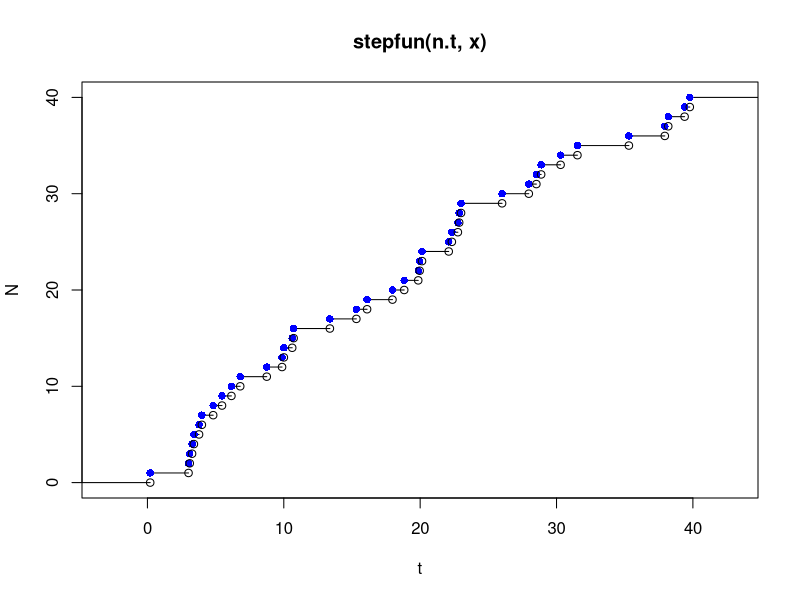
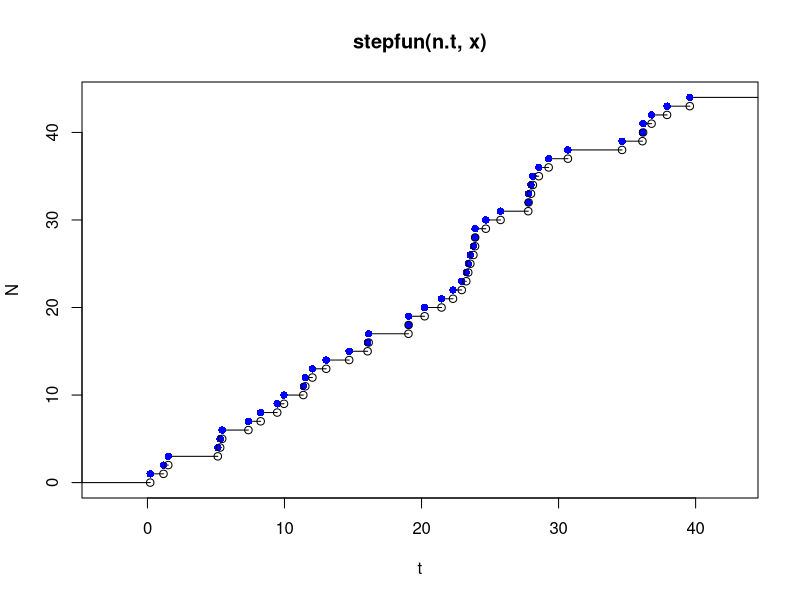
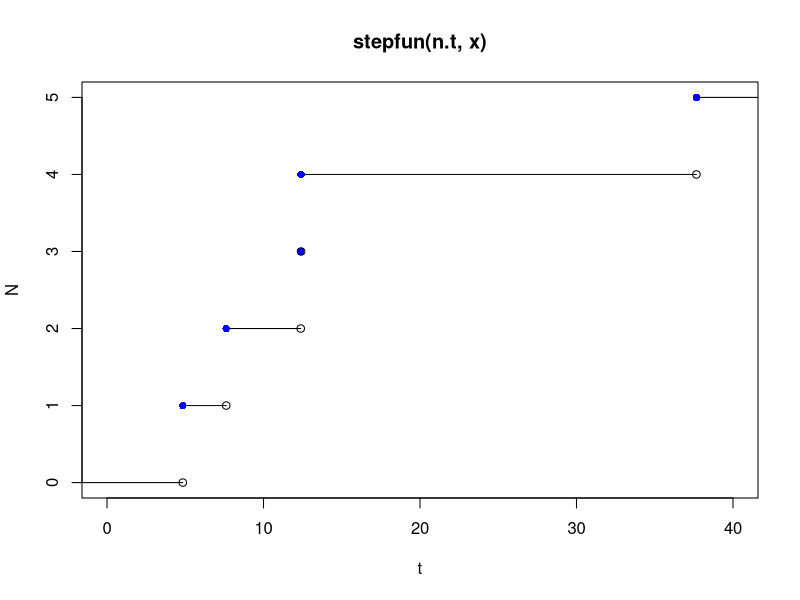
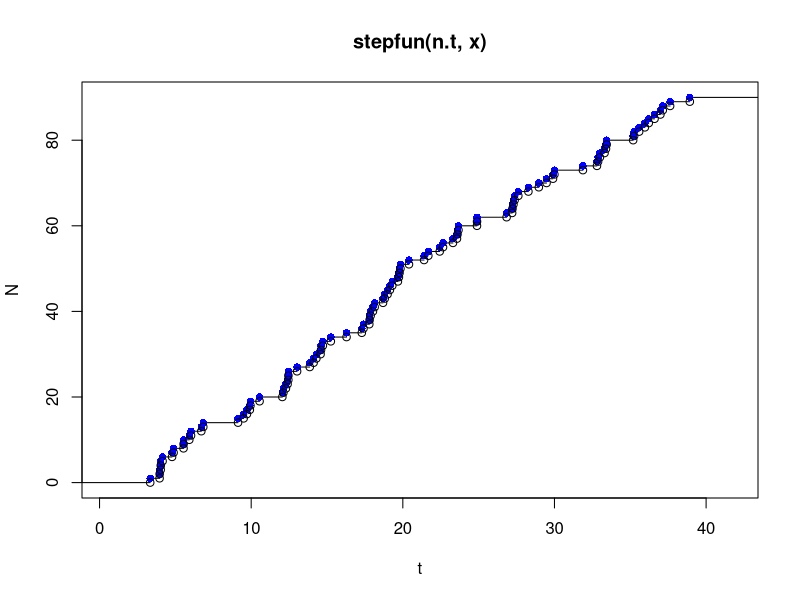
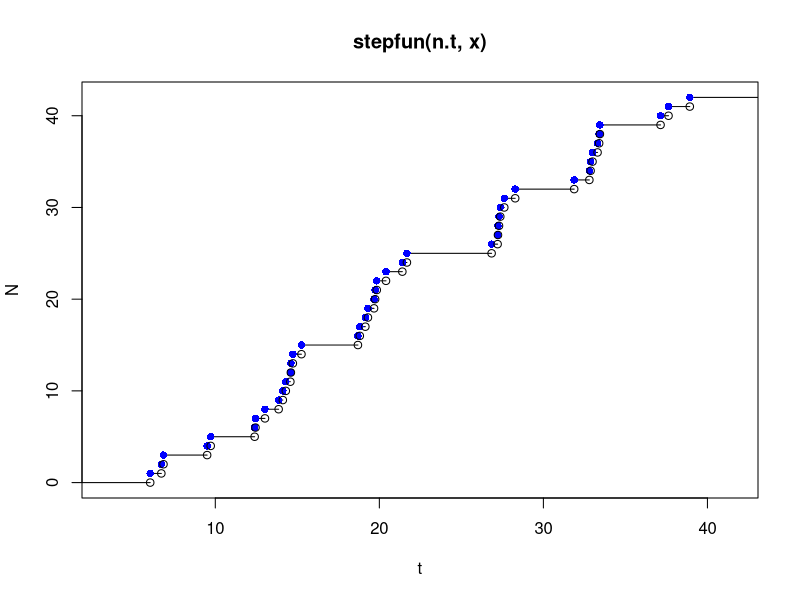
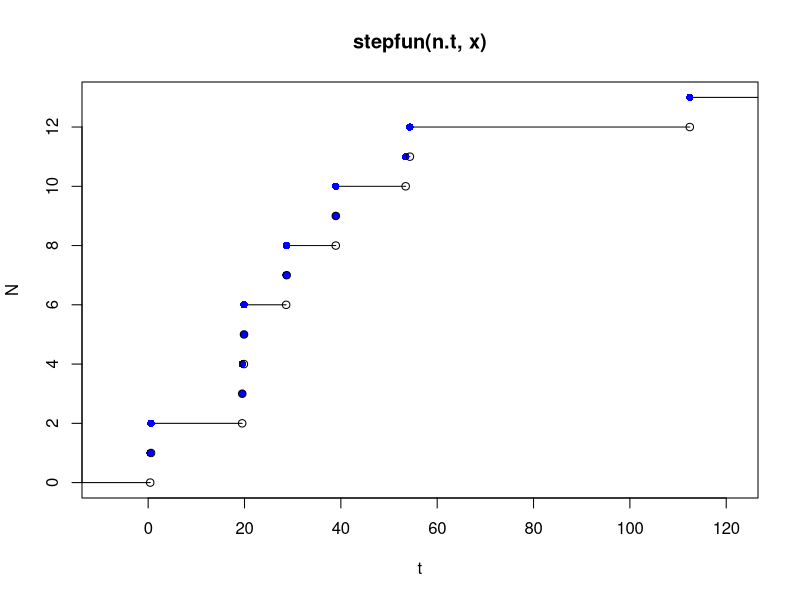
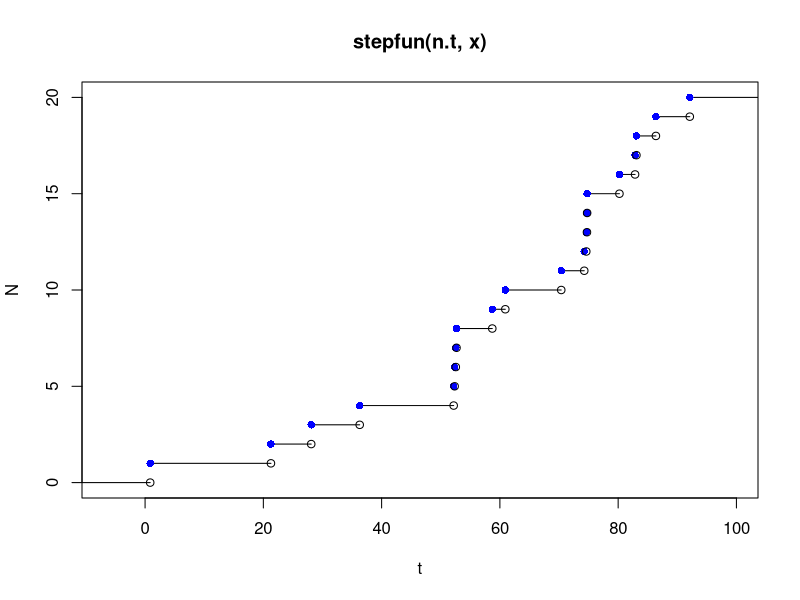

Write R code to recreate these figures, in order.
#
###
####### exponential spacings for homogeneous Poisson process
###
#
lambda <- 1
maxTime <- 40
nPoints <- 2*lambda*maxTime
n.t <- cumsum(rexp(nPoints,rate=lambda))
n.t <- n.t[n.t<40]
x   <- 0:length(n.t)
cat(length(x)-1,"\n")

plot(stepfun(n.t, x), xlab="t", ylab="N",
     do.points = TRUE,pch = 16,col.points = "blue",verticals = FALSE)
points(n.t, x[-length(x)], pch = 1)


#
###
####### another method for sampling homogeneous Poisson process
###
#
lambda <- 1
maxTime <- 40
nPoints <- rpois(n=1,lambda = lambda*maxTime)
nPoints
n.t <- sort(runif(n=nPoints)*maxTime)
x   <- 0:length(n.t)
plot(stepfun(n.t, x), xlab="t", ylab="N",
     do.points = TRUE,pch = 16,col.points = "blue",verticals = FALSE)
points(n.t, x[-length(x)], pch = 1)

#
###
#######
###
#
lambda <- function(x) {
  y <- 1/x 
  return(y)
}

Lambda <- function(x) {
  y <- log(x)
  return(y)
}

Lambda_inv <- function(y) {
  x <- exp(y) 
  return(x)
}

maxTime <- 40
nPoints <- 100
y.t <- cumsum(rexp(nPoints,rate=1))
n.t <- Lambda_inv(y.t)
n.t <- n.t[n.t<40]
x   <- 0:length(n.t)
cat(length(x)-1,"\n")

plot(stepfun(n.t, x), xlab="t", ylab="N",
     do.points = TRUE,pch = 16,col.points = "blue",verticals = FALSE,
     xlim = c(0,40))
points(n.t, x[-length(x)], pch = 1)

#
###
####### thinning
###
#

lambda_fun <- function(x) {
  y <- sin(x) + 1 
  return(y)
}

# sample homogeneous Poisson process with lambda>lambda(x)
lambda <- 2
maxTime <- 40
nPoints <- rpois(n=1,lambda = lambda*maxTime)
nPoints
n.t <- sort(runif(n=nPoints)*maxTime)
x   <- 0:length(n.t)
plot(stepfun(n.t, x), xlab="t", ylab="N",
     do.points = TRUE,pch = 16,col.points = "blue",verticals = FALSE)
points(n.t, x[-length(x)], pch = 1)

# rejection portion
n.t2 <- vector()
for(i in 1:nPoints) {
  u <- runif(1)
  if(u<lambda_fun(n.t[i])/lambda) {
    n.t2 <- c(n.t2,n.t[i])
  }
}
n.t <- n.t2
x   <- 0:length(n.t)
plot(stepfun(n.t, x), xlab="t", ylab="N",
     do.points = TRUE,pch = 16,col.points = "blue",verticals = FALSE)
points(n.t, x[-length(x)], pch = 1)


# 
#####
########## hawkes processes ####################################################
#####
#

#
### thinning
#

rate <- function(t,mu,a,b,preceding=NULL,arePreceding=TRUE) {
  if(arePreceding) {
    out <- mu + a*sum(exp(-b*(t-preceding)))
  } else {
    out <- mu
  }
  return(out)
}

mu <- 0.1 # background rate
a  <- 2 # self-exciting rate coefficient
b  <- 4 # exponential lengthscale
epsilon <- 1E-6
endTime <- 100
t <- 0
events <- vector()
arePreceding <- FALSE

while (t<endTime) {
  upBound <- rate(t=t+epsilon, mu=mu, a=a, b=b,
                  preceding = events, arePreceding = arePreceding)
  t <- t + rexp(n=1,rate = upBound)
  u <- runif(1)
  ratio <- rate(t=t, mu=mu, a=a, b=b,
                preceding = events, arePreceding = arePreceding) / upBound
  if (u<ratio) {
    events       <- c(events,t)
    arePreceding <- TRUE
  }
}

n.t <- events
x   <- 0:length(n.t)
plot(stepfun(n.t, x), xlab="t", ylab="N",
     do.points = TRUE,pch = 16,col.points = "blue",verticals = FALSE)
points(n.t, x[-length(x)], pch = 1)


#
### immigrant/children representation
#
mu <- 0.1 # background rate
a  <- 2 # self-exciting rate coefficient
b  <- 4 # exponential lengthscale
endTime <- 100
t <- 0

backgroundEvents <- vector()
while(t<endTime) {
  t <- t + rexp(n=1,rate=mu)
  if(t < 100)   backgroundEvents <- c(backgroundEvents,t)

}
backgroundEvents
events     <- backgroundEvents
currentGen <- backgroundEvents

while(length(currentGen)>0) {
  
  nextGen    <- vector()
  for(k in 1:length(currentGen)) {
    nChilds <- rpois(n=1,lambda=a/b)
    if (nChilds>0) {
      childs <- currentGen[k] + rexp(n=nChilds,rate=b)
      nextGen <- c(nextGen,childs)
    }
  }
  currentGen <- nextGen
  events <- c(events,currentGen)
  
}
events <- sort(events)
events <- events[events<100]

n.t <- events
x   <- 0:length(n.t)
plot(stepfun(n.t, x), xlab="t", ylab="N",
     do.points = TRUE,pch = 16,col.points = "blue",verticals = FALSE)
points(n.t, x[-length(x)], pch = 1)



